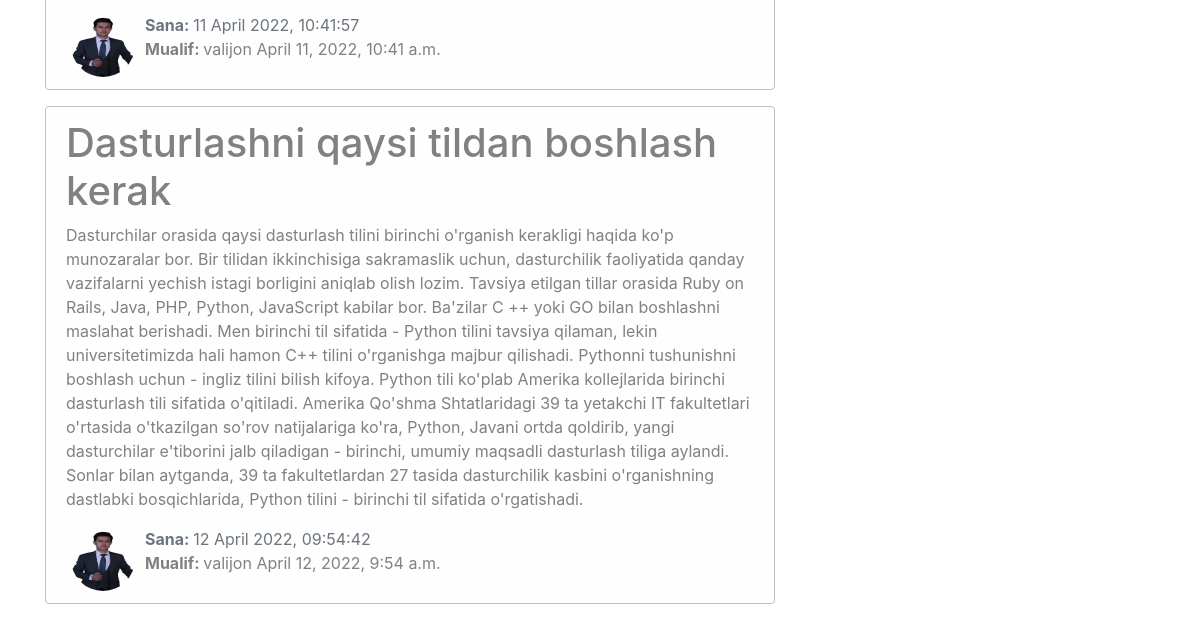
Before: / (lower part) with the older database file.
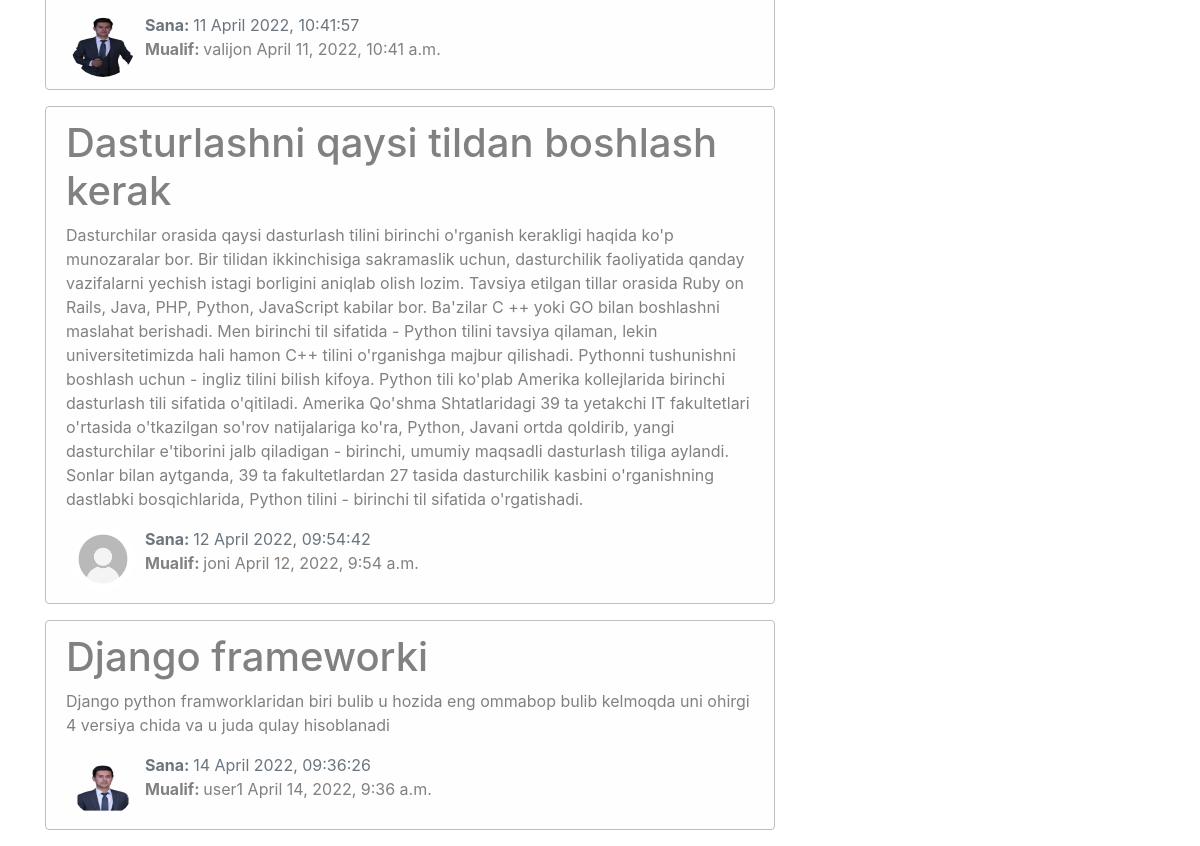
After: the same page with the newer database file.
### blog/models.py (models this page shows, shortened)
class News(models.Model):
    title = models.CharField(max_length=100)
    text = models.TextField()
    date = models.DateTimeField(default=timezone.now)
    auth = models.ForeignKey(User, on_delete=models.CASCADE)

### Users/models.py (models this page shows, shortened)
class Profile(models.Model):
    user = models.OneToOneField(User, on_delete=models.CASCADE)
    img = models.ImageField(default='default.jpg', upload_to='user_images')

### blog/views.py (the view)
# urls.py: path('',views.home, name='blog-home'),
def home(request):
    date = {
        'news':News.objects.all(),
        'title':'Bosh sahifa'
    }
    return render(request, 'blog/home.html', date)

### blog/templates/blog/home.html (shortened to what this page needs)
{% extends 'blog/base.html' %}
{% block content %}
    {% for post in news %}
    <div class="alert alert-light">
        <h1>{{post.title}}</h1>
        <p>{{post.text}}</p>
        <div class='row'>
          <div>
            {% if post.auth.profile.img %}
              <img src="{{ post.auth.profile.img.url }}" alt="{{ post.auth }}" class="user_image">
             {% else %}
             <img src="/pictures/default.jpg" alt="{{ post.auth }}" class="user_image">
             {% endif %}
          </div>
          <div>
            <span class='text-muted'><b>Sana: </b>{{ post.date|date:"j F Y, H:i:s"}}</span>
            <p><b>Mualif: </b> <markdown>{{ post.auth }} </markdown>{{post.date}}</p>
          </div>        </div>
    </div>
    {% endfor %}
{% endblock %}

### blog/templates/blog/base.html (shortened to what this page needs)
{% load static %}
<!DOCTYPE html>
<html lang="en">
<head>
    <link rel="stylesheet" href="https://cdn.jsdelivr.net/npm/bootstrap@4.6.1/dist/css/bootstrap.min.css">
    <link rel="stylesheet" href="{% static 'blog/main.css' %}">
</head>
<body>
       <div class="container">
          <div class="row">
              <div class="col-md-8">
                {% block content %}
                {% endblock %}
              </div>
              <aside class="col-md-4">
                    </div>
                  </div>
</body>
</html>

### blog/static/blog/main.css (style rules this page uses)
body { background:fafafa; }
.alert-light { border-color:#bfbfbf }
.user_image { width:64px; height:64px; border-radius:50%; margin-right:10px; margin-left: 20px; }

Changed rows visible on the page:
changed News "Dasturlashni qaysi tildan boshlash kerak": auth "valijon" → "joni"; auth.profile.img: picture removed
added News: title "Django frameworki", text "Django python framworklaridan biri bulib u hozida eng ommabop bulib kelmoqda uni ohirgi 4 versiya chida va u juda qulay hisoblanadi", auth.profile.img (picture), date "14 April 2022, 09:36:26", auth "user1", date "April 14, 2022, 9:36 a.m."
